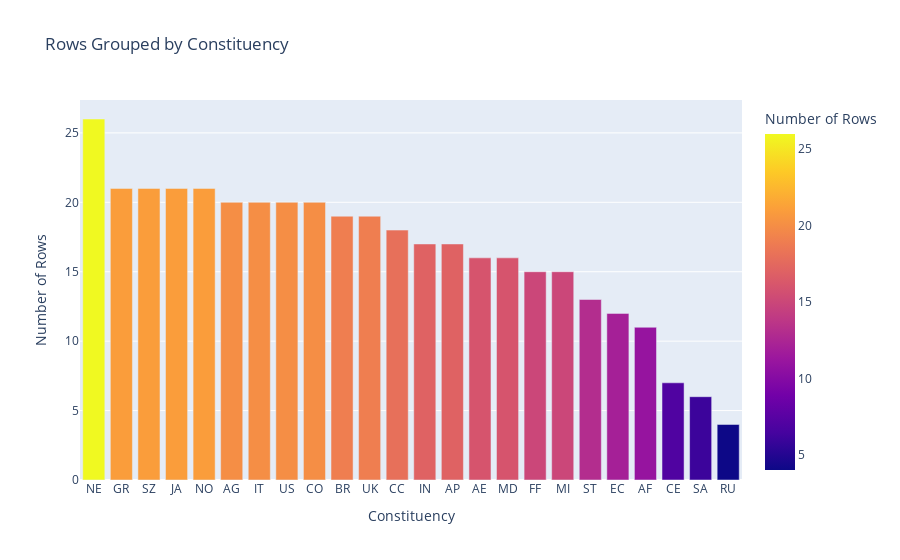

Here is the notebook cell this chart was saved with:
### Code cell
import plotly.express as px

# Load your dataset (replace 'your_file.csv' with the actual file path)
df = data.copy()
df=df[df['Constituency']!='OBS']

# Group by 'Constituency' and count the number of rows
grouped_df = df['Constituency'].value_counts().reset_index()
grouped_df.columns = ['Constituency', 'Count']

# Create a bar chart
fig = px.bar(grouped_df, x='Constituency', y='Count', title='Rows Grouped by Constituency', 
             labels={'Constituency': 'Constituency', 'Count': 'Number of Rows'},
             color='Count')

# Show the plot
fig.show()

### Figure 1 — Plotly figure (JSON) as saved in the notebook; plotly's stock layout.template omitted (floating-point values rounded to 4 significant figures)
{"data": [{"hovertemplate": "Constituency=%{x}<br>Number of Rows=%{marker.color}<extra></extra>", "legendgroup": "", "marker": {"color": [26, 21, 21, 21, 21, 20, 20, 20, 20, 19, 19, 18, 17, 17, 16, 16, 15, 15, 13, 12, 11, 7, 6, 4], "coloraxis": "coloraxis", "pattern": {"shape": ""}}, "name": "", "orientation": "v", "showlegend": false, "textposition": "auto", "type": "bar", "x": ["NE", "GR", "SZ", "JA", "NO", "AG", "IT", "US", "CO", "BR", "UK", "CC", "IN", "AP", "AE", "MD", "FF", "MI", "ST", "EC", "AF", "CE", "SA", "RU"], "xaxis": "x", "y": [26, 21, 21, 21, 21, 20, 20, 20, 20, 19, 19, 18, 17, 17, 16, 16, 15, 15, 13, 12, 11, 7, 6, 4], "yaxis": "y"}], "layout": {"barmode": "relative", "coloraxis": {"colorbar": {"title": {"text": "Number of Rows"}}, "colorscale": [[0, "#0d0887"], [0.1111, "#46039f"], [0.2222, "#7201a8"], [0.3333, "#9c179e"], [0.4444, "#bd3786"], [0.5556, "#d8576b"], [0.6667, "#ed7953"], [0.7778, "#fb9f3a"], [0.8889, "#fdca26"], [1, "#f0f921"]]}, "legend": {"tracegroupgap": 0}, "title": {"text": "Rows Grouped by Constituency"}, "xaxis": {"anchor": "y", "domain": [0, 1], "title": {"text": "Constituency"}}, "yaxis": {"anchor": "x", "domain": [0, 1], "title": {"text": "Number of Rows"}}}}
